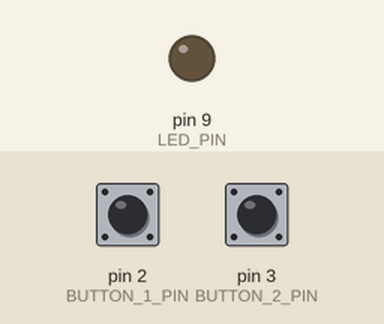
Simulated run of this sketch. Board: Arduino Uno, built with avr-gcc and run on an emulated ATmega328P. Shown: output pins drawn as LEDs (lit = HIGH). The inputs (shaded band) are chosen by the test bench; at power-on: pin 2 (BUTTON_1_PIN) HIGH, pin 3 (BUTTON_2_PIN) HIGH.

Above: at 1.2 s.
1.3 s: pin 2 (BUTTON_1_PIN) pulled LOW for 0.15 s
At 1.37 s:
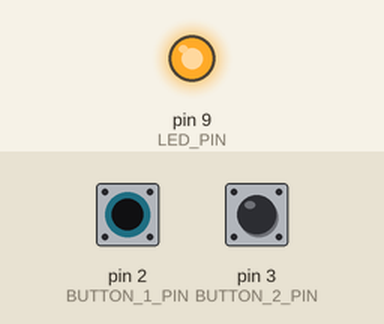
2.9 s: pin 2 (BUTTON_1_PIN) pulled LOW for 3.2 s
At 7.0 s:
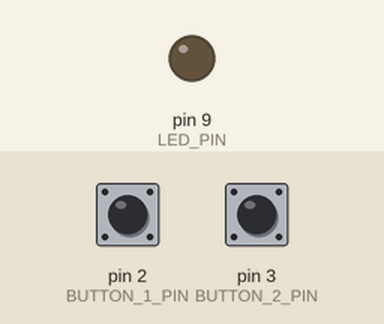
7.6 s: pin 3 (BUTTON_2_PIN) pulled LOW for 3.2 s
At 8.1 s:
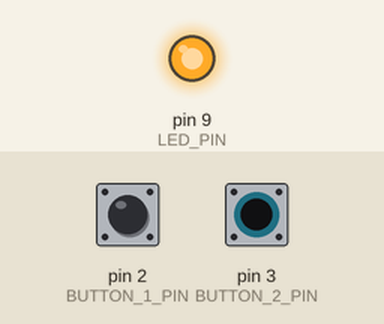
Timing chart, 0 to 12.3 s (numbered marks = the images above; inputs shaded):
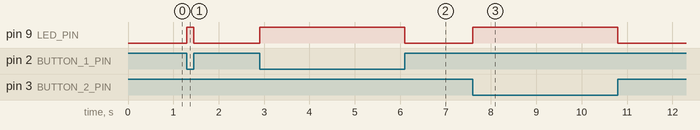

The sketch:

Part_5_Push_Buttons.ino
```cpp
/******************************************************************************
 *
 *	Filename:		Part_5_Push_Buttons.ino
 *
 *	Description:	Use pushbuttons.
 *
 *	New Hardware:	pushbutton, pull-up resistor
 *
 *****************************************************************************/

#define BUTTON_1_PIN		2			// pushbutton 1 pin
#define BUTTON_2_PIN		3			// pushbutton 2 pin
#define LED_PIN				9			// LED pin

// This function runs once, when the code starts.
void setup()
{
	// Set up the pushbutton pins to be inputs.
	pinMode(BUTTON_1_PIN, INPUT);
	pinMode(BUTTON_2_PIN, INPUT);

	// Set up the LED pin to be outputs.
	pinMode(LED_PIN, OUTPUT);
}

// This function runs repeatedly forever.
void loop()
{
	int button1State;		// state of 1st pushbutton
	int button2State;		// state of 2nd pushbutton

	// Find out whether the pushbuttons are being pushed or not.
	button1State = digitalRead(BUTTON_1_PIN);
	button2State = digitalRead(BUTTON_2_PIN);

	// If we're pushing button 1 OR button 2, AND
	// we're NOT pushing button 1 AND button 2...
	if (((button1State == LOW) || (button2State == LOW)) &&
		!((button1State == LOW) && (button2State == LOW)))
	{
		// Turn the LED on.
		digitalWrite(LED_PIN, HIGH);
	}
	else
	{
		// Turn the LED off.
		digitalWrite(LED_PIN, LOW);
	}
}
```

Measured:
- after the input at 1.3 s, pin 9 (LED_PIN): LOW → HIGH at once, → LOW 0.15 s later
- after the input at 2.9 s, pin 9 (LED_PIN): LOW → HIGH at once, → LOW 3.2 s later
- after the input at 7.6 s, pin 9 (LED_PIN): LOW → HIGH at once, → LOW 3.2 s later
